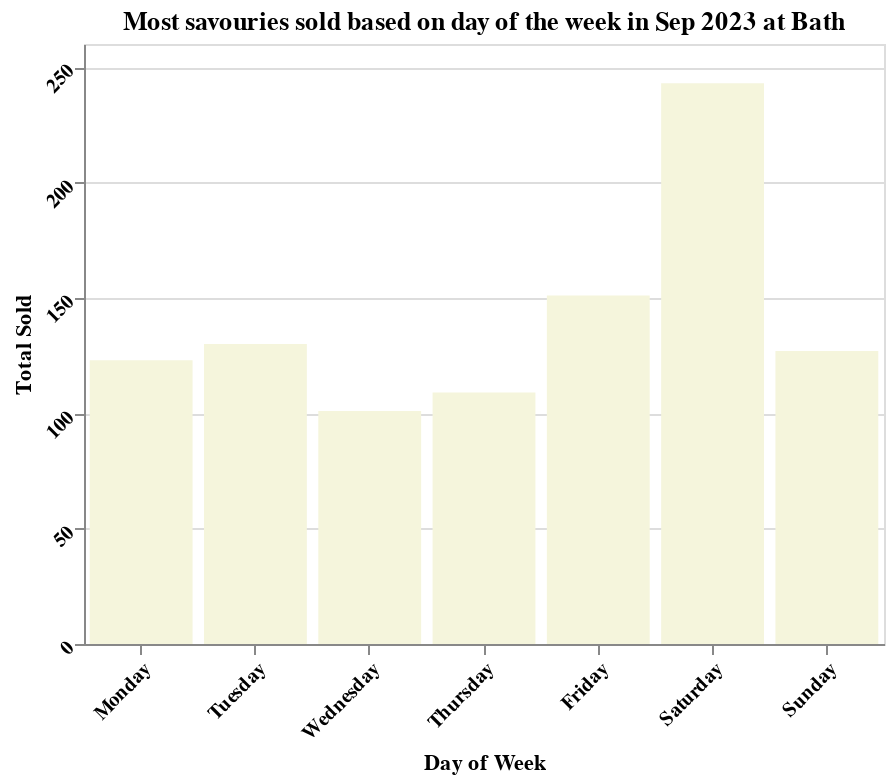

The notebook cell saved with this chart:
### Code cell
day_chart

### Figure 1 — Vega-Lite specification as saved in the notebook (floating-point values rounded to 4 significant figures)
{"config": {"view": {"continuousWidth": 300, "continuousHeight": 300}}, "data": {"name": "data-fb3b0a2ed5cd584506d11fb1c7eadb8a"}, "mark": {"type": "bar", "color": "beige"}, "encoding": {"tooltip": [{"field": "Day of Week", "type": "nominal"}, {"field": "Sold", "type": "quantitative"}], "x": {"axis": {"labelAngle": -45, "labelFontWeight": "bold"}, "field": "Day of Week", "sort": ["Monday", "Tuesday", "Wednesday", "Thursday", "Friday", "Saturday", "Sunday"], "title": "Day of Week", "type": "nominal"}, "y": {"axis": {"labelAngle": -45, "labelFontWeight": "bold"}, "field": "Sold", "title": "Total Sold", "type": "quantitative"}}, "title": "Most savouries sold based on day of the week in Sep 2023 at Bath", "width": 400, "$schema": "https://vega.github.io/schema/vega-lite/v5.8.0.json", "datasets": {"data-fb3b0a2ed5cd584506d11fb1c7eadb8a": [{"Day of Week": "Saturday", "Sold": 243.0}, {"Day of Week": "Friday", "Sold": 151.0}, {"Day of Week": "Tuesday", "Sold": 130.0}, {"Day of Week": "Sunday", "Sold": 127.0}, {"Day of Week": "Monday", "Sold": 123.0}, {"Day of Week": "Thursday", "Sold": 109.0}, {"Day of Week": "Wednesday", "Sold": 101.0}]}}
